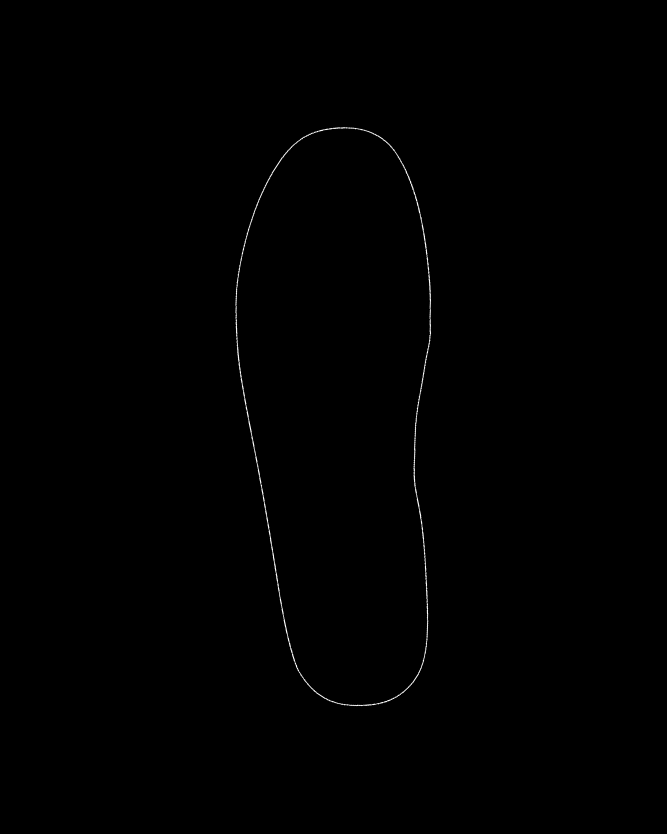
#> input picture SHOE_LJH/origin_insole/L/airstep_245L.png, 2000 x 2500 px (shown at 1/3 size)
$ python -i 1_Counter_Code.py   (imports and definitions only)
#> lines starting #> are read from the running program, lines starting #| are printed output that depends on the picture; after the words box and inside, x2 and y2 are one past the last pixel; in counts of white or black regions, pixels touching at a corner belong together
import cv2
import numpy as np
from scipy.interpolate import splprep, splev
import math
import os
import traceback

# ==============================================================================
# SECTION 1: 유틸리티 및 헬퍼 함수
# (이 섹션은 변경 사항 없음)
# ==============================================================================

def resize_for_display(image, max_width=1600):
    """(세로가 길면 가로로 돌린 후) 화면 표시에 맞게 이미지 크기를 조절하는 함수"""
    if image is None: return None

    h, w = image.shape[:2]

    # 세로(h)가 가로(w)보다 길면 (세로 이미지이면)
    if h > w:
        # 이미지를 시계 방향으로 90도 회전
        image = cv2.rotate(image, cv2.ROTATE_90_CLOCKWISE)
        # 회전 후, 높이와 너비 값을 다시 계산
        h, w = image.shape[:2]

    # 기존 리사이즈 로직
    if w > max_width:
        ratio = max_width / w
        new_h = int(h * ratio)
        return cv2.resize(image, (max_width, new_h), interpolation=cv2.INTER_AREA)

    return image

def order_points(pts):
    """네 점을 시계방향 (좌상단, 우상단, 우하단, 좌하단)으로 정렬하는 함수"""
    rect = np.zeros((4, 2), dtype="float32")
    s = pts.sum(axis=1)
    rect[0] = pts[np.argmin(s)]
    rect[2] = pts[np.argmax(s)]
    diff = np.diff(pts, axis=1)
    rect[1] = pts[np.argmin(diff)]
    rect[3] = pts[np.argmax(diff)]
    return rect

def find_adjacencies(labels_map, num_clusters):
    """클러스터들의 인접 관계를 찾는 함수"""
    adj = {i: set() for i in range(num_clusters)}
    kernel = np.ones((3, 3), np.uint8)
    for i in range(num_clusters):
        mask = np.uint8(labels_map == i) * 255
        dilated_mask = cv2.dilate(mask, kernel, iterations=1)
        boundary_mask = dilated_mask - mask
        neighbor_labels = np.unique(labels_map[boundary_mask > 0])
        for label in neighbor_labels:
            if label != i:
                adj[i].add(label)
                adj[label].add(i)
    return adj

# ==============================================================================
# SECTION 2: 이미지 처리 핵심 함수
# (이 섹션은 변경 사항 없음)
# ==============================================================================

def get_perspective_transformed_image(img):
    """그린스크린을 찾아 이미지를 반듯하게 원근 변환합니다."""
    hsv_img = cv2.cvtColor(img, cv2.COLOR_BGR2HSV)
    lower_green = np.array([35, 40, 40])
    upper_green = np.array([85, 255, 255])
    green_mask = cv2.inRange(hsv_img, lower_green, upper_green)

    kernel = np.ones((7, 7), np.uint8)
    green_mask = cv2.morphologyEx(green_mask, cv2.MORPH_CLOSE, kernel)
    green_mask = cv2.morphologyEx(green_mask, cv2.MORPH_OPEN, kernel)

    contours, _ = cv2.findContours(green_mask, cv2.RETR_EXTERNAL, cv2.CHAIN_APPROX_SIMPLE)
    if not contours:
            print("INFO: 그린스크린 영역을 찾지 못했습니다. 검은색 배경을 탐색합니다.")
            screen_type = "Black"

            lower_black = np.array([0, 0, 0])
            # 밝기(V) 임계값을 100으로 설정, 채도(S) 임계값도 100으로 설정하여 회색도 포함
            upper_black = np.array([180, 100, 100]) # <-- S, V 임계값 조정

            black_mask = cv2.inRange(hsv_img, lower_black, upper_black)

            black_mask = cv2.morphologyEx(black_mask, cv2.MORPH_CLOSE, kernel)
            black_mask = cv2.morphologyEx(black_mask, cv2.MORPH_OPEN, kernel)

            # 마스크 외곽을 약간 확장하여 4각형 검출에 도움
            black_mask = cv2.dilate(black_mask, np.ones((5,5),np.uint8), iterations=1)

            contours, _ = cv2.findContours(black_mask, cv2.RETR_EXTERNAL, cv2.CHAIN_APPROX_SIMPLE)

            if not contours:
                print("오류: 그린스크린과 검은색 배경을 모두 찾지 못했습니다.")
                return None, None


    screen_contour = max(contours, key=cv2.contourArea)
    hull = cv2.convexHull(screen_contour)
    peri = cv2.arcLength(hull, True)
    approx = cv2.approxPolyDP(hull, 0.02 * peri, True)

# 만약 여전히 4개가 아니라면, 4개 꼭짓점이 있는 컨투어를 직접 찾아서 시도
    # 이 로직은 조금 더 복잡해지지만, 가장 견고한 방법일 수 있습니다.
    if len(approx) != 4:
        print(f"INFO: 초기 {screen_type} 스크린이 사각형이 아닙니다. 검출된 꼭짓점: {len(approx)}개. 4개짜리 컨투어를 재탐색합니다.")

        # 모든 컨투어를 순회하며 4개 꼭짓점의 컨투어 찾기
        four_point_contours = []
        for c in contours:
            # 면적이 너무 작은 컨투어는 무시 (진짜 배경이 아닐 가능성)
            if cv2.contourArea(c) < (img.shape[0] * img.shape[1] / 100): # 전체 이미지 면적의 1% 미만은 무시
                continue

            # 볼록 껍질을 다시 계산하여 좀 더 일반적인 형태를 얻음
            c_hull = cv2.convexHull(c)
            c_peri = cv2.arcLength(c_hull, True)
            c_approx = cv2.approxPolyDP(c_hull, 0.03 * c_peri, True) # 동일한 epsilon 사용

            if len(c_approx) == 4:
                four_point_contours.append(c_approx)

        if four_point_contours:
            # 4개 꼭짓점 컨투어 중 가장 큰 면적을 가진 것을 선택
            screen_contour = max(four_point_contours, key=cv2.contourArea)
            approx = screen_contour # 선택된 4개 꼭짓점 컨투어로 approx 업데이트
            print(f"INFO: {screen_type} 스크린에서 4개 꼭짓점 컨투어를 성공적으로 재탐색했습니다.")
        else:
            print(f"오류: {screen_type} 스크린에서 4개 꼭짓점 컨투어를 찾을 수 없습니다. 검출된 꼭짓점: {len(approx)}개")
            return None, None # 재탐색에도 실패하면 종료

    src_pts = order_points(approx.reshape(4, 2))
    (tl, tr, br, bl) = src_pts
    width_a, width_b = np.linalg.norm(br - bl), np.linalg.norm(tr - tl)
    height_a, height_b = np.linalg.norm(tr - br), np.linalg.norm(tl - bl)

    target_width = 2000
    max_width, max_height = max(int(width_a), int(width_b)), max(int(height_a), int(height_b))
    aspect_ratio = max_width / max_height if max_height != 0 else 1
    target_height = int(target_width / aspect_ratio)

    dst_pts = np.array([[0, 0], [target_width - 1, 0], [target_width - 1, target_height - 1], [0, target_height - 1]], dtype="float32")
    M = cv2.getPerspectiveTransform(src_pts, dst_pts)
    warped = cv2.warpPerspective(img, M, (target_width, target_height))

    return warped, M

def get_object_mask_with_kmeans(warped_image, k=13):
    """K-Means와 배경 영역 확장으로 객체 마스크를 생성합니다."""
    # 1. K-Means 클러스터링 적용
    h, w = warped_image.shape[:2]
    processing_width = 300
    small_img = cv2.resize(warped_image, (processing_width, int(processing_width * h / w)), interpolation=cv2.INTER_NEAREST)
    lab_img = cv2.cvtColor(small_img, cv2.COLOR_BGR2LAB)
    pixel_values = np.float32(lab_img.reshape((-1, 3)))

    criteria = (cv2.TERM_CRITERIA_EPS + cv2.TERM_CRITERIA_MAX_ITER, 100, 0.2)
    _, labels, centers_lab = cv2.kmeans(pixel_values, k, None, criteria, 10, cv2.KMEANS_RANDOM_CENTERS)

    labels_resized = cv2.resize(labels.reshape(small_img.shape[:2]), (w, h), interpolation=cv2.INTER_NEAREST)

    # 디버깅용 분할 이미지 생성
    centers_uint8 = np.uint8(centers_lab)
    segmented_image_small = centers_uint8[labels.flatten()].reshape(lab_img.shape)
    segmented_image_bgr = cv2.cvtColor(segmented_image_small, cv2.COLOR_LAB2BGR)
    segmented_image = cv2.resize(segmented_image_bgr, (w, h), interpolation=cv2.INTER_NEAREST)

    # 2. 배경 탐색 및 영역 확장 (Region Growing)
    num_clusters = len(centers_lab)
    centers_bgr = cv2.cvtColor(np.uint8(centers_lab).reshape(-1, 1, 3), cv2.COLOR_LAB2BGR)
    centers_hsv = cv2.cvtColor(centers_bgr, cv2.COLOR_BGR2HSV).reshape(-1, 3)

    cluster_counts = np.bincount(labels_resized.flatten())
    background_seed_index = np.argmax(cluster_counts)

    adjacencies = find_adjacencies(labels_resized, num_clusters)

    screen_indices = {background_seed_index}
    queue = list(adjacencies[background_seed_index])
    visited = {background_seed_index} | set(queue)

    # HSV 유사도 임계값
    hue_threshold, saturation_threshold, value_threshold = 30, 110, 110
    main_h, main_s, main_v = centers_hsv[background_seed_index]

    while queue:
        current_node = queue.pop(0)
        current_h, current_s, current_v = centers_hsv[current_node]

        hue_diff = min(abs(int(current_h) - int(main_h)), 180 - abs(int(current_h) - int(main_h)))
        sat_diff = abs(int(current_s) - int(main_s))
        val_diff = abs(int(current_v) - int(main_v))

        if hue_diff <= hue_threshold and sat_diff <= saturation_threshold and val_diff <= value_threshold:
            screen_indices.add(current_node)
            for neighbor in adjacencies[current_node]:
                if neighbor not in visited:
                    visited.add(neighbor)
                    queue.append(neighbor)

    print(f"배경 시작 클러스터 ID: {background_seed_index}, 배경 인식 클러스터: {sorted(list(screen_indices))}")

    # 3. 객체 마스크 생성
    obj_mask = np.zeros(labels_resized.shape, dtype=np.uint8)
    for i in range(num_clusters):
        if i not in screen_indices:
            obj_mask[labels_resized == i] = 255

    return obj_mask, segmented_image

def get_smoothed_contour(mask):
    """마스크에서 가장 큰 외곽선을 찾아 부드럽게 다듬습니다."""
    # 노이즈 제거 및 내부 구멍 채우기
    contours, _ = cv2.findContours(mask, cv2.RETR_EXTERNAL, cv2.CHAIN_APPROX_SIMPLE)
    if not contours:
        return None

    largest_contour = max(contours, key=cv2.contourArea)
    filled_mask = np.zeros_like(mask)
    cv2.drawContours(filled_mask, [largest_contour], -1, 255, thickness=cv2.FILLED)

    kernel = np.ones((15, 15), np.uint8)
    filled_mask = cv2.morphologyEx(filled_mask, cv2.MORPH_CLOSE, kernel)

    # 블러링을 이용한 외곽선 스무딩
    blurred_mask = cv2.GaussianBlur(filled_mask, (31, 31), 0)
    _, blurred_mask = cv2.threshold(blurred_mask, 127, 255, cv2.THRESH_BINARY)

    contours_blurred, _ = cv2.findContours(blurred_mask, cv2.RETR_EXTERNAL, cv2.CHAIN_APPROX_SIMPLE)
    if not contours_blurred:
        return None

    # 스플라인 보간법으로 최종 외곽선 생성
    base_contour = max(contours_blurred, key=cv2.contourArea)
    squeezed_contour = np.squeeze(base_contour)

    if len(squeezed_contour) < 4:
        return base_contour

    smoothing_factor = len(squeezed_contour) * 5.0
    tck, u = splprep([squeezed_contour[:, 0], squeezed_contour[:, 1]], s=smoothing_factor, per=True)
    x_new, y_new = splev(np.linspace(0, 1, 1000), tck)
    smoothed_contour = np.array([x_new, y_new]).T.reshape((-1, 1, 2)).astype(np.int32)

    print("부드러운 외곽선(contour)을 성공적으로 생성했습니다.")
    return smoothed_contour, filled_mask, blurred_mask

# ==============================================================================
# SECTION 3: 메인 처리 함수
# ==============================================================================

# 함수 시그니처 변경
# output_folder 대신 최종 저장 경로인 output_path를 받도록 수정
def process_image(input_path, output_path):
    # file_name = os.path.basename(input_path)
    # output_path = os.path.join(output_folder, f"outline_{file_name}")

    # ================================
    # STEP 1. 이미지 불러오기 및 전처리
    # ================================
#> called with input_path = 'origin_insole/L/airstep_245L.png', output_path = 'out.png'
    img = cv2.imread(input_path)
#> img is the input picture: shape (2500, 2000, 3); min 0, max 255, mean 0.6
    if img is None:
        print(f"오류: '{input_path}' 파일을 찾을 수 없거나 열 수 없습니다.")
        return
    img = resize_for_display(img)
#> in resize_for_display, `image = cv2.rotate(image, cv2.ROTATE_90_CLOCKWISE)`:
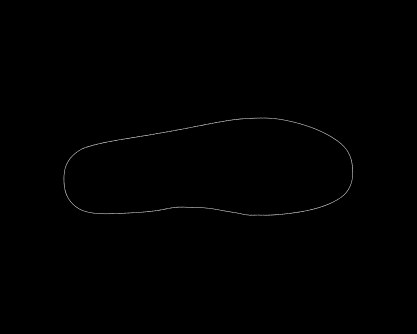
#> image: shape (2000, 2500, 3) (shown at 1/6 size); min 0, max 255, mean 0.6

    # ================================
    # STEP 2. 원근 변환 적용
    # ================================
    warped, M = get_perspective_transformed_image(img)
#> in get_perspective_transformed_image, `contours, _ = cv2.findContours(green_mask, cv2.RETR_EXTERNAL, cv2.CHAI..`: contours = []
#> in get_perspective_transformed_image, `black_mask = cv2.inRange(hsv_img, lower_black, upper_black)`:
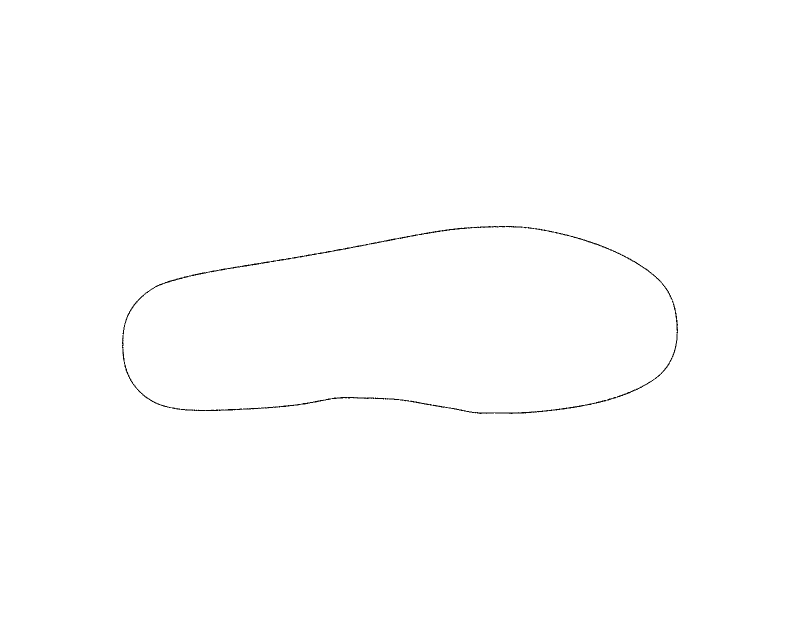
#> black_mask: shape (1280, 1600) (shown at 1/2 size); 99.7% white; black in thin lines or dots, all inside (x1, y1, x2, y2) = (244, 452, 1356, 828)
#> in get_perspective_transformed_image, `contours, _ = cv2.findContours(black_mask, cv2.RETR_EXTERNAL, cv2.CHAI..`: contours = [[[0, 0], [0, 1279], [1599, 1279], [1599, 0]]]
#> in get_perspective_transformed_image, `screen_contour = max(contours, key=cv2.contourArea)`: screen_contour = [[0, 0], [0, 1279], [1599, 1279], [1599, 0]]
#> in get_perspective_transformed_image, `hull = cv2.convexHull(screen_contour)`: hull = [[1599, 0], [1599, 1279], [0, 1279], [0, 0]]
#> in get_perspective_transformed_image, `peri = cv2.arcLength(hull, True)`: peri = 5756
#> in get_perspective_transformed_image, `approx = cv2.approxPolyDP(hull, 0.02 * peri, True)`: approx = [[1599, 0], [1599, 1279], [0, 1279], [0, 0]]
#> in order_points, `s = pts.sum(axis=1)`: s = [1599, 2878, 1279, 0]
#> in order_points, `diff = np.diff(pts, axis=1)`: diff = [-1599, -320, 1279, 0]
#> in get_perspective_transformed_image, `src_pts = order_points(approx.reshape(4, 2))`: src_pts = [[0, 0], [1599, 0], [1599, 1279], [0, 1279]]
#> in get_perspective_transformed_image, `(tl, tr, br, bl) = src_pts`: tl = [0, 0]; tr = [1599, 0]; br = [1599, 1279]; bl = [0, 1279]
#> in get_perspective_transformed_image, `width_a, width_b = np.linalg.norm(br - bl), np.linalg.norm(tr - tl)`: width_a = 1599
#> in get_perspective_transformed_image, `height_a, height_b = np.linalg.norm(tr - br), np.linalg.norm(tl - bl)`: height_a = 1279
#> in get_perspective_transformed_image, `max_width, max_height = max(int(width_a), int(width_b)), max(int(heigh..`: max_width = 1599; max_height = 1279
#> in get_perspective_transformed_image, `aspect_ratio = max_width / max_height if max_height != 0 else 1`: aspect_ratio = 1.25
#> in get_perspective_transformed_image, `target_height = int(target_width / aspect_ratio)`: target_height = 1599
#> in get_perspective_transformed_image, `dst_pts = np.array([[0, 0], [target_width - 1, 0], [target_width - 1, ..`: dst_pts = [[0, 0], [1999, 0], [1999, 1598], [0, 1598]]
#> in get_perspective_transformed_image, `M = cv2.getPerspectiveTransform(src_pts, dst_pts)`: M = [[1.25, 0, 0], [0, 1.25, 0], [0, 0, 1]]
#> M = [[1.25, 0, 0], [0, 1.25, 0], [0, 0, 1]]
    if warped is None:
        return

    # ================================
    # STEP 3. K-MEANS 기반 객체 마스크 추출
    # ================================
    obj_mask, segmented_image = get_object_mask_with_kmeans(warped)
#> in get_object_mask_with_kmeans, `small_img = cv2.resize(warped_image, (processing_width, int(processing..`:
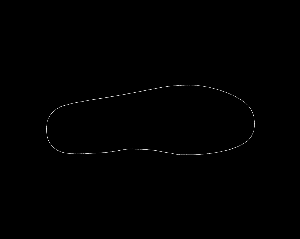
#> small_img: shape (239, 300, 3); min 0, max 248, mean 0.6
#> in get_object_mask_with_kmeans, `_, labels, centers_lab = cv2.kmeans(pixel_values, k, None, criteria, 1..`: centers_lab = 13 rows, first 8: [37.92, 128, 128], [83.12, 128, 128], [60.87, 128, 128], [0.000968, 128, 128], [129.4, 128, 128], [238.6, 128, 128], [179.7, 128, 128], [104.4, 128, 128]
#> in get_object_mask_with_kmeans, `labels_resized = cv2.resize(labels.reshape(small_img.shape[:2]), (w, h..`:
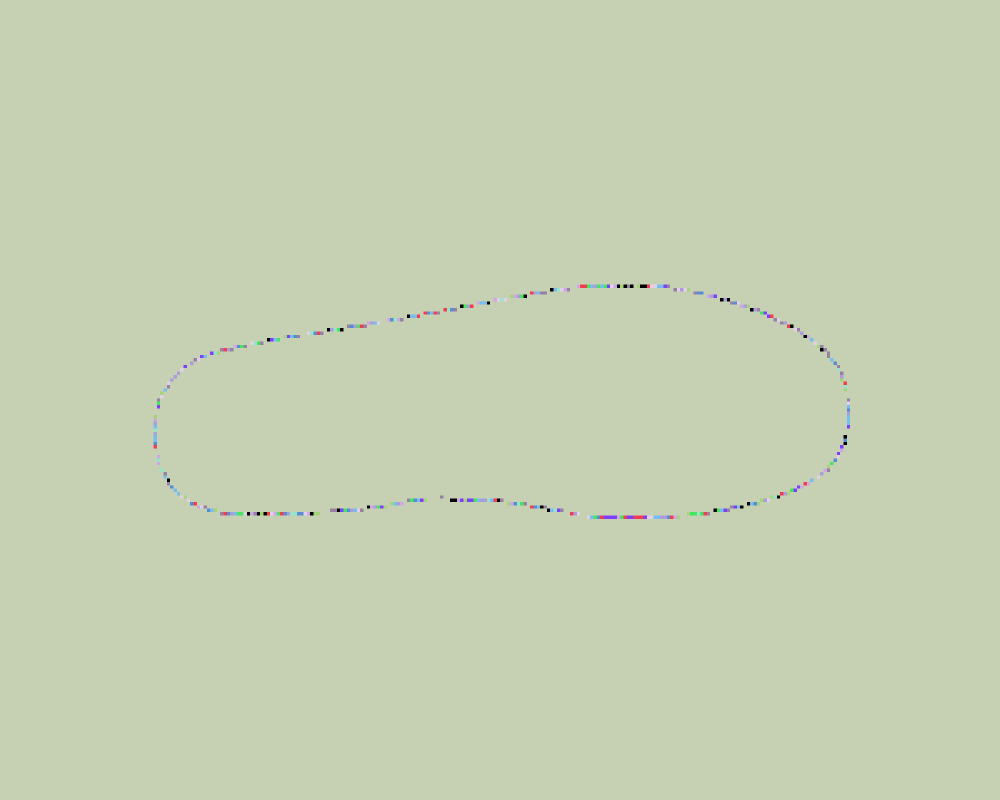
#> labels_resized: shape (1599, 2000) int32 (shown at 1/2 size); 13 distinct labels, from 0 to 12; one colour per label, 0 black
#> in get_object_mask_with_kmeans, `centers_uint8 = np.uint8(centers_lab)`: centers_uint8 = 13 rows, first 8: [37, 128, 128], [83, 128, 128], [60, 128, 128], [0, 128, 128], [129, 128, 128], [238, 128, 128], [179, 128, 128], [104, 128, 128]
#> in get_object_mask_with_kmeans, `num_clusters = len(centers_lab)`: num_clusters = 13
#> in get_object_mask_with_kmeans, `centers_bgr = cv2.cvtColor(np.uint8(centers_lab).reshape(-1, 1, 3), cv..`: centers_bgr = 13 rows, first 8: [36, 37, 36], [77, 77, 77], [56, 56, 56], [0, 0, 0], [120, 120, 120], [236, 236, 236], [172, 172, 172], [96, 96, 96]
#> in get_object_mask_with_kmeans, `centers_hsv = cv2.cvtColor(centers_bgr, cv2.COLOR_BGR2HSV).reshape(-1,..`: centers_hsv = 13 rows, first 8: [60, 7, 37], [0, 0, 77], [0, 0, 56], [0, 0, 0], [0, 0, 120], [0, 0, 236], [0, 0, 172], [0, 0, 96]
#> in get_object_mask_with_kmeans, `cluster_counts = np.bincount(labels_resized.flatten())`: cluster_counts = [1662, 1498, 1314, 3179889, 1515, 924, 1285, 1438, 1992, 2253, 1673, 1289, 1268]
#> in get_object_mask_with_kmeans, `background_seed_index = np.argmax(cluster_counts)`: background_seed_index = 3
#> the loop in find_adjacencies, `for i in range(num_clusters):` made 13 passes
#> neighbor_labels on passes 1 to 8: [1, 2, 3, 4, 5, 6, 7, 8, 9, 10, 11, 12], [0, 2, 3, 4, 5, 6, 7, 8, 9, 10, 11, 12], [0, 1, 3, 4, 5, 6, 7, 8, 9, 10, 11, 12], [0, 1, 2, 4, 5, 6, 7, 8, 9, 10, 11, 12], [0, 1, 2, 3, 5, 6, 7, 8, 9, 10, 11, 12], [0, 1, 2, 3, 4, 6, 7, 8, 9, 10, 11, 12], [0, 1, 2, 3, 4, 5, 8, 9, 10, 11, 12], [0, 1, 2, 3, 4, 5, 8, 9, 10, 11, 12]
#> pass 1, in find_adjacencies, `dilated_mask = cv2.dilate(mask, kernel, iterations=1)`:
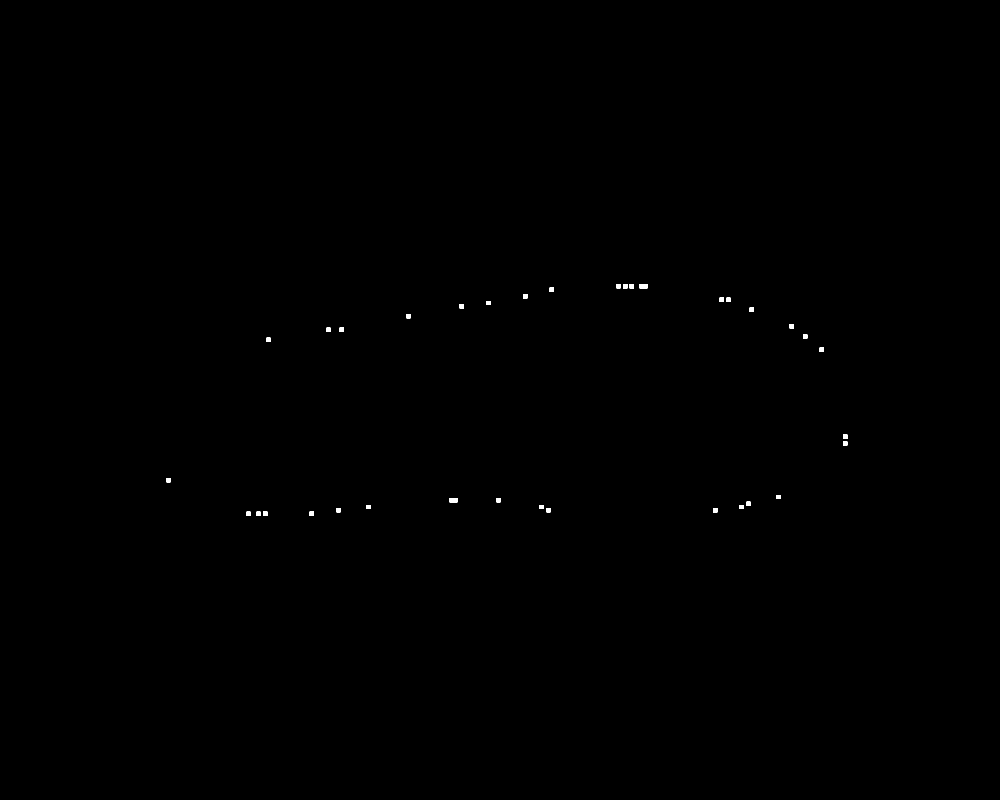
#> dilated_mask: shape (1599, 2000) (shown at 1/2 size); 0.09% white; 35 white regions, largest, box (x1, y1, x2, y2) and area: (1279, 568, 1295, 577) 144, (899, 996, 915, 1005) 144, (1246, 568, 1255, 577) 81
#> after the loop in find_adjacencies, `for i in range(num_clusters):`:
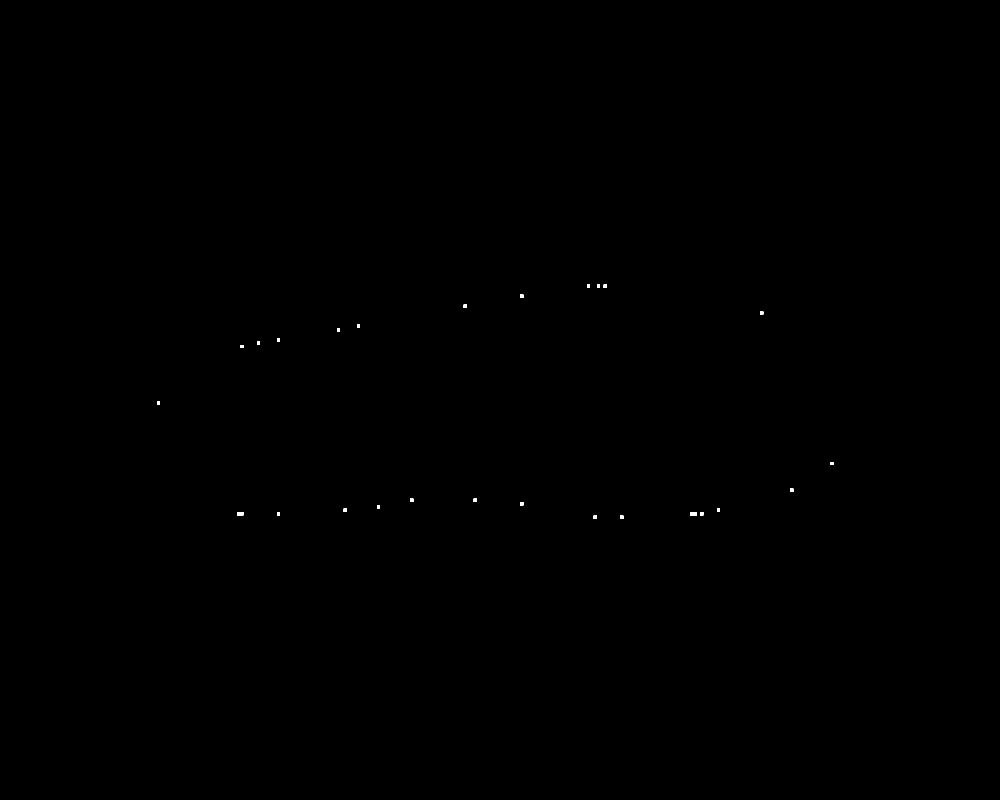
#> mask: shape (1599, 2000) (shown at 1/2 size); 0.04% white; 26 white regions, largest, box (x1, y1, x2, y2) and area: (1380, 1024, 1394, 1031) 98, (474, 1024, 487, 1031) 91, (1207, 569, 1214, 576) 49
#> in get_object_mask_with_kmeans, `adjacencies = find_adjacencies(labels_resized, num_clusters)`: adjacencies = 13 items
#> in get_object_mask_with_kmeans, `screen_indices = {background_seed_index}`: screen_indices = 1 item
#> (the rest of the program and of its run is left out)
